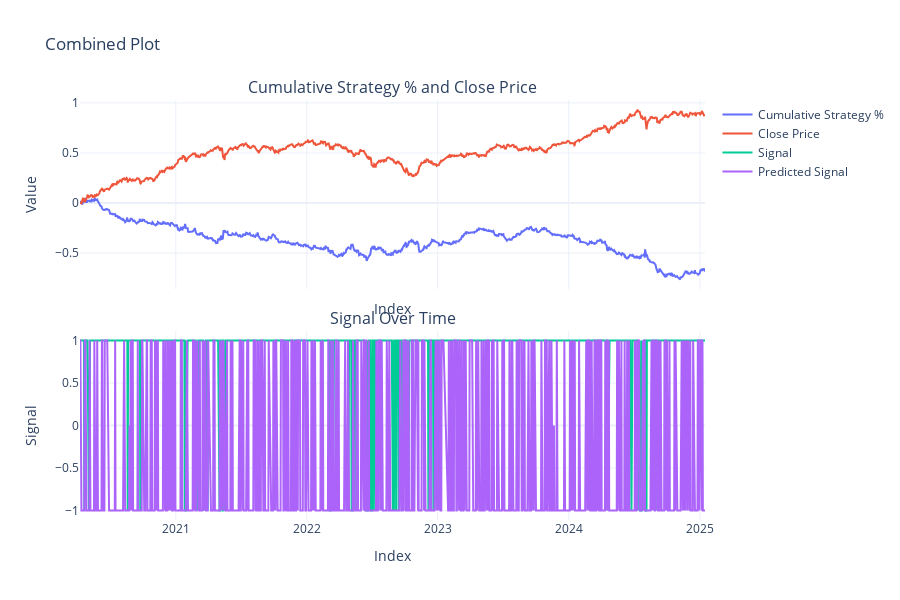

Here is the notebook cell this chart was saved with:
### Code cell
import plotly.graph_objects as go
import pandas as pd
import numpy as np
from sklearn.ensemble import RandomForestClassifier
from sklearn.model_selection import train_test_split
from sklearn.metrics import classification_report

future_period = 5  # Look-ahead period for price changes
returns['future_price'] = returns['Close'].shift(-future_period)
returns['price_change'] = (returns['future_price'] - returns['Close']) / returns['Close']

# Define target labels: 1 = Buy, -1 = Sell, 0 = Hold
threshold = 0.02  # 2% price change threshold
returns['target_label'] = returns['price_change'].apply(
    lambda x: 1 if x > threshold else (-1 if x < -threshold else 0)
)

# Drop rows with NaN values created due to shifting
returns = returns.dropna()

# Feature Engineering: Select features for the model
returns['signal_lag_1'] = returns['signal'].shift(1)
returns['signal_lag_2'] = returns['signal'].shift(2)
returns['pct_power_5_ema_diff'] = returns['pct_power_5_ema'] - returns['pct_power_5_ema_shift_1']
features = ['signal', 'signal_lag_1', 'signal_lag_2', 'pct_power_5_ema', 'pct_power_5_ema_diff']

# Prepare training and testing data
X = returns[features].fillna(0)
y = returns['target_label']
X_train, X_test, y_train, y_test = train_test_split(X, y, test_size=0.2, random_state=42)

# Train a Random Forest Classifier
model = RandomForestClassifier(n_estimators=100, random_state=42)
model.fit(X_train, y_train)

# Evaluate the model
y_pred = model.predict(X_test)
print(classification_report(y_test, y_pred))

# Add predictions to the DataFrame
returns['predicted_label'] = model.predict(X)

# Calculate strat_pct using modeled signal
returns['strat_pct'] = returns['predicted_label'] * returns['pct_for_calculating_profit']

# Plot the results using Plotly
from plotly.subplots import make_subplots
fig = make_subplots(rows=2, cols=1, shared_xaxes=True, vertical_spacing=0.1,
                     subplot_titles=("Cumulative Strategy % and Close Price", "Signal Over Time"))

# Add cumulative strategy percentage and close price to the first subplot
fig.add_trace(go.Scatter(
    x=returns.index,
    y=returns['strat_pct'].cumsum(),
    mode='lines',
    name='Cumulative Strategy %'
), row=1, col=1)
fig.add_trace(go.Scatter(
    x=returns.index,
    y=returns['Close'].cumsum(),
    mode='lines',
    name='Close Price'
), row=1, col=1)

# Add signal values to the second subplot
fig.add_trace(go.Scatter(
    x=returns.index,
    y=returns['signal'],
    mode='lines',
    name='Signal'
), row=2, col=1)
fig.add_trace(go.Scatter(
    x=returns.index,
    y=returns['predicted_label'],
    mode='lines',
    name='Predicted Signal'
), row=2, col=1)

# Update layout
fig.update_layout(
    title="Combined Plot",
    xaxis_title="Index",
    yaxis_title="Value",
    template="plotly_white",
    height=600
)

fig.update_xaxes(title_text="Index", row=2, col=1)
fig.update_yaxes(title_text="Signal", row=2, col=1)

fig.show()

### Figure 1 — Plotly figure (JSON) as saved in the notebook; plotly's stock layout.template omitted (floating-point values rounded to 4 significant figures; data arrays with more than 128 entries replaced by an {"elided": "..."} marker saying what was removed)
{"data": [{"mode": "lines", "name": "Cumulative Strategy %", "type": "scatter", "x": {"elided": "1165 str values"}, "xaxis": "x", "y": {"elided": "1165 float values"}, "yaxis": "y"}, {"mode": "lines", "name": "Close Price", "type": "scatter", "x": {"elided": "1165 str values"}, "xaxis": "x", "y": {"elided": "1165 float values"}, "yaxis": "y"}, {"mode": "lines", "name": "Signal", "type": "scatter", "x": {"elided": "1165 str values"}, "xaxis": "x2", "y": {"elided": "1165 int values"}, "yaxis": "y2"}, {"mode": "lines", "name": "Predicted Signal", "type": "scatter", "x": {"elided": "1165 str values"}, "xaxis": "x2", "y": {"elided": "1165 int values"}, "yaxis": "y2"}], "layout": {"annotations": [{"font": {"size": 16}, "showarrow": false, "text": "Cumulative Strategy % and Close Price", "x": 0.5, "xanchor": "center", "xref": "paper", "y": 1, "yanchor": "bottom", "yref": "paper"}, {"font": {"size": 16}, "showarrow": false, "text": "Signal Over Time", "x": 0.5, "xanchor": "center", "xref": "paper", "y": 0.45, "yanchor": "bottom", "yref": "paper"}], "height": 600, "title": {"text": "Combined Plot"}, "xaxis": {"anchor": "y", "domain": [0, 1], "matches": "x2", "showticklabels": false, "title": {"text": "Index"}}, "xaxis2": {"anchor": "y2", "domain": [0, 1], "title": {"text": "Index"}}, "yaxis": {"anchor": "x", "domain": [0.55, 1], "title": {"text": "Value"}}, "yaxis2": {"anchor": "x2", "domain": [0, 0.45], "title": {"text": "Signal"}}}}
